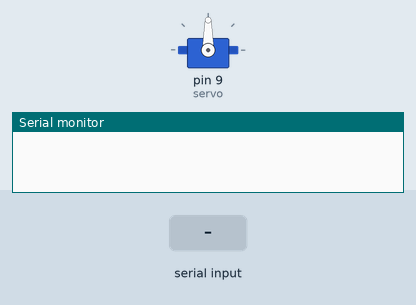
Recording of a sketch running on a simulated Arduino Uno, built with avr-gcc and run on an emulated ATmega328P. On the bench: servo, the last lines printed to the serial monitor. Inputs (shaded band) come from the test bench.

Above: at 1.2 s.
1.3 s: byte 30 received over Serial
At 2.3 s:
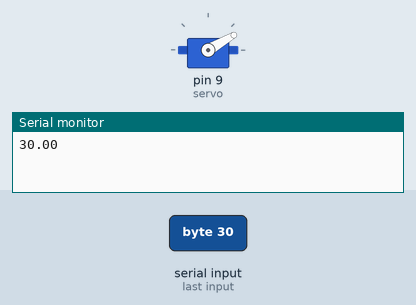
2.8 s: byte 120 received over Serial
At 3.5 s:
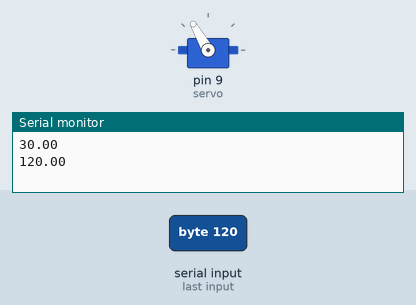
Timing chart, 0 to 5.8 s (numbered marks = the images above; inputs shaded):
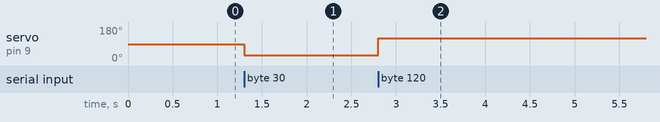

Measured:
- after the input at 1.3 s, servo on pin 9 (servo): 90° → 30° at once
- after the input at 2.8 s, servo on pin 9 (servo): 30° → 120° at once

The sketch:

Animatronics.ino
```cpp
#include <Servo.h>

/*  Animatronics
 *    Description: Servo controlled by an android app. 2 Modes
 *                 available 1 pending
 */

float command;

////// Servo //////
Servo servo;
///////////////////

void setup() {
  Serial.begin(9600);
  servo.attach(9);
}

void loop() {
  if(Serial.available()>0){
    command = Serial.read();
    Serial.println(command);
    servo.write(command);
  }

}
```
